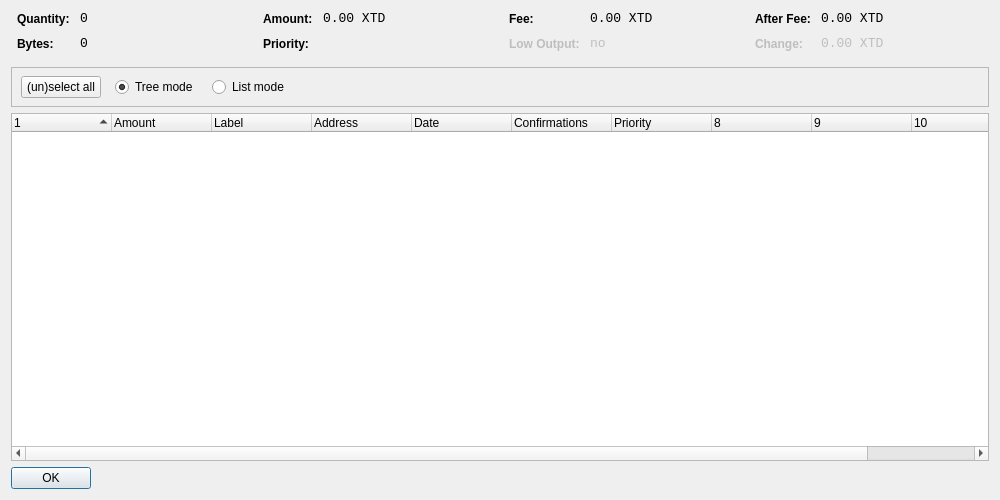
<?xml version="1.0" encoding="UTF-8"?>
<ui version="4.0">
 <class>CoinControlDialog</class>
 <widget class="QDialog" name="CoinControlDialog">
  <property name="geometry">
   <rect>
    <x>0</x>
    <y>0</y>
    <width>1000</width>
    <height>500</height>
   </rect>
  </property>
  <property name="windowTitle">
   <string>Coin Control</string>
  </property>
  <layout class="QVBoxLayout" name="verticalLayout">
   <item>
    <layout class="QHBoxLayout" name="horizontalLayoutTop" stretch="0,0,0,0">
     <property name="topMargin">
      <number>0</number>
     </property>
     <property name="bottomMargin">
      <number>10</number>
     </property>
     <item>
      <layout class="QFormLayout" name="formLayoutCoinControl1">
       <property name="horizontalSpacing">
        <number>10</number>
       </property>
       <property name="verticalSpacing">
        <number>10</number>
       </property>
       <property name="leftMargin">
        <number>6</number>
       </property>
       <property name="rightMargin">
        <number>6</number>
       </property>
       <item row="0" column="0">
        <widget class="QLabel" name="labelCoinControlQuantityText">
         <property name="styleSheet">
          <string notr="true">font-weight:bold;</string>
         </property>
         <property name="text">
          <string>Quantity:</string>
         </property>
        </widget>
       </item>
       <item row="0" column="1">
        <widget class="QLabel" name="labelCoinControlQuantity">
         <property name="font">
          <font>
           <family>Monospace</family>
           <pointsize>10</pointsize>
          </font>
         </property>
         <property name="cursor">
          <cursorShape>IBeamCursor</cursorShape>
         </property>
         <property name="contextMenuPolicy">
          <enum>Qt::ActionsContextMenu</enum>
         </property>
         <property name="text">
          <string notr="true">0</string>
         </property>
         <property name="textInteractionFlags">
          <set>Qt::LinksAccessibleByMouse|Qt::TextSelectableByKeyboard|Qt::TextSelectableByMouse</set>
         </property>
        </widget>
       </item>
       <item row="1" column="0">
        <widget class="QLabel" name="labelCoinControlBytesText">
         <property name="styleSheet">
          <string notr="true">font-weight:bold;</string>
         </property>
         <property name="text">
          <string>Bytes:</string>
         </property>
        </widget>
       </item>
       <item row="1" column="1">
        <widget class="QLabel" name="labelCoinControlBytes">
         <property name="font">
          <font>
           <family>Monospace</family>
           <pointsize>10</pointsize>
          </font>
         </property>
         <property name="cursor">
          <cursorShape>IBeamCursor</cursorShape>
         </property>
         <property name="contextMenuPolicy">
          <enum>Qt::ActionsContextMenu</enum>
         </property>
         <property name="text">
          <string notr="true">0</string>
         </property>
         <property name="textInteractionFlags">
          <set>Qt::LinksAccessibleByMouse|Qt::TextSelectableByKeyboard|Qt::TextSelectableByMouse</set>
         </property>
        </widget>
       </item>
      </layout>
     </item>
     <item>
      <layout class="QFormLayout" name="formLayoutCoinControl2">
       <property name="horizontalSpacing">
        <number>10</number>
       </property>
       <property name="verticalSpacing">
        <number>10</number>
       </property>
       <property name="leftMargin">
        <number>6</number>
       </property>
       <property name="rightMargin">
        <number>6</number>
       </property>
       <item row="0" column="0">
        <widget class="QLabel" name="labelCoinControlAmountText">
         <property name="styleSheet">
          <string notr="true">font-weight:bold;</string>
         </property>
         <property name="text">
          <string>Amount:</string>
         </property>
        </widget>
       </item>
       <item row="0" column="1">
        <widget class="QLabel" name="labelCoinControlAmount">
         <property name="font">
          <font>
           <family>Monospace</family>
           <pointsize>10</pointsize>
          </font>
         </property>
         <property name="cursor">
          <cursorShape>IBeamCursor</cursorShape>
         </property>
         <property name="contextMenuPolicy">
          <enum>Qt::ActionsContextMenu</enum>
         </property>
         <property name="text">
          <string notr="true">0.00 XTD</string>
         </property>
         <property name="textInteractionFlags">
          <set>Qt::LinksAccessibleByMouse|Qt::TextSelectableByKeyboard|Qt::TextSelectableByMouse</set>
         </property>
        </widget>
       </item>
       <item row="1" column="0">
        <widget class="QLabel" name="labelCoinControlPriorityText">
         <property name="styleSheet">
          <string notr="true">font-weight:bold;</string>
         </property>
         <property name="text">
          <string>Priority:</string>
         </property>
        </widget>
       </item>
       <item row="1" column="1">
        <widget class="QLabel" name="labelCoinControlPriority">
         <property name="font">
          <font>
           <family>Monospace</family>
           <pointsize>10</pointsize>
          </font>
         </property>
         <property name="cursor">
          <cursorShape>IBeamCursor</cursorShape>
         </property>
         <property name="contextMenuPolicy">
          <enum>Qt::ActionsContextMenu</enum>
         </property>
         <property name="text">
          <string/>
         </property>
         <property name="textInteractionFlags">
          <set>Qt::LinksAccessibleByMouse|Qt::TextSelectableByKeyboard|Qt::TextSelectableByMouse</set>
         </property>
        </widget>
       </item>
      </layout>
     </item>
     <item>
      <layout class="QFormLayout" name="formLayoutCoinControl3">
       <property name="horizontalSpacing">
        <number>10</number>
       </property>
       <property name="verticalSpacing">
        <number>10</number>
       </property>
       <property name="leftMargin">
        <number>6</number>
       </property>
       <property name="rightMargin">
        <number>6</number>
       </property>
       <item row="0" column="0">
        <widget class="QLabel" name="labelCoinControlFeeText">
         <property name="styleSheet">
          <string notr="true">font-weight:bold;</string>
         </property>
         <property name="text">
          <string>Fee:</string>
         </property>
        </widget>
       </item>
       <item row="0" column="1">
        <widget class="QLabel" name="labelCoinControlFee">
         <property name="font">
          <font>
           <family>Monospace</family>
           <pointsize>10</pointsize>
          </font>
         </property>
         <property name="cursor">
          <cursorShape>IBeamCursor</cursorShape>
         </property>
         <property name="contextMenuPolicy">
          <enum>Qt::ActionsContextMenu</enum>
         </property>
         <property name="text">
          <string notr="true">0.00 XTD</string>
         </property>
         <property name="textInteractionFlags">
          <set>Qt::LinksAccessibleByMouse|Qt::TextSelectableByKeyboard|Qt::TextSelectableByMouse</set>
         </property>
        </widget>
       </item>
       <item row="1" column="0">
        <widget class="QLabel" name="labelCoinControlLowOutputText">
         <property name="enabled">
          <bool>false</bool>
         </property>
         <property name="styleSheet">
          <string notr="true">font-weight:bold;</string>
         </property>
         <property name="text">
          <string>Low Output:</string>
         </property>
        </widget>
       </item>
       <item row="1" column="1">
        <widget class="QLabel" name="labelCoinControlLowOutput">
         <property name="enabled">
          <bool>false</bool>
         </property>
         <property name="font">
          <font>
           <family>Monospace</family>
           <pointsize>10</pointsize>
          </font>
         </property>
         <property name="cursor">
          <cursorShape>IBeamCursor</cursorShape>
         </property>
         <property name="contextMenuPolicy">
          <enum>Qt::ActionsContextMenu</enum>
         </property>
         <property name="text">
          <string notr="true">no</string>
         </property>
         <property name="textInteractionFlags">
          <set>Qt::LinksAccessibleByMouse|Qt::TextSelectableByKeyboard|Qt::TextSelectableByMouse</set>
         </property>
        </widget>
       </item>
      </layout>
     </item>
     <item>
      <layout class="QFormLayout" name="formLayoutCoinControl4">
       <property name="horizontalSpacing">
        <number>10</number>
       </property>
       <property name="verticalSpacing">
        <number>10</number>
       </property>
       <property name="leftMargin">
        <number>6</number>
       </property>
       <property name="rightMargin">
        <number>6</number>
       </property>
       <item row="0" column="0">
        <widget class="QLabel" name="labelCoinControlAfterFeeText">
         <property name="styleSheet">
          <string notr="true">font-weight:bold;</string>
         </property>
         <property name="text">
          <string>After Fee:</string>
         </property>
        </widget>
       </item>
       <item row="0" column="1">
        <widget class="QLabel" name="labelCoinControlAfterFee">
         <property name="font">
          <font>
           <family>Monospace</family>
           <pointsize>10</pointsize>
          </font>
         </property>
         <property name="cursor">
          <cursorShape>IBeamCursor</cursorShape>
         </property>
         <property name="contextMenuPolicy">
          <enum>Qt::ActionsContextMenu</enum>
         </property>
         <property name="text">
          <string notr="true">0.00 XTD</string>
         </property>
         <property name="textInteractionFlags">
          <set>Qt::LinksAccessibleByMouse|Qt::TextSelectableByKeyboard|Qt::TextSelectableByMouse</set>
         </property>
        </widget>
       </item>
       <item row="1" column="0">
        <widget class="QLabel" name="labelCoinControlChangeText">
         <property name="enabled">
          <bool>false</bool>
         </property>
         <property name="styleSheet">
          <string notr="true">font-weight:bold;</string>
         </property>
         <property name="text">
          <string>Change:</string>
         </property>
        </widget>
       </item>
       <item row="1" column="1">
        <widget class="QLabel" name="labelCoinControlChange">
         <property name="enabled">
          <bool>false</bool>
         </property>
         <property name="font">
          <font>
           <family>Monospace</family>
           <pointsize>10</pointsize>
          </font>
         </property>
         <property name="cursor">
          <cursorShape>IBeamCursor</cursorShape>
         </property>
         <property name="contextMenuPolicy">
          <enum>Qt::ActionsContextMenu</enum>
         </property>
         <property name="text">
          <string notr="true">0.00 XTD</string>
         </property>
         <property name="textInteractionFlags">
          <set>Qt::LinksAccessibleByMouse|Qt::TextSelectableByKeyboard|Qt::TextSelectableByMouse</set>
         </property>
        </widget>
       </item>
      </layout>
     </item>
    </layout>
   </item>
   <item>
    <widget class="QFrame" name="frame">
     <property name="minimumSize">
      <size>
       <width>0</width>
       <height>40</height>
      </size>
     </property>
     <property name="frameShape">
      <enum>QFrame::StyledPanel</enum>
     </property>
     <property name="frameShadow">
      <enum>QFrame::Sunken</enum>
     </property>
     <widget class="QWidget" name="horizontalLayoutWidget">
      <property name="geometry">
       <rect>
        <x>10</x>
        <y>0</y>
        <width>781</width>
        <height>41</height>
       </rect>
      </property>
      <layout class="QHBoxLayout" name="horizontalLayoutPanel" stretch="0,0,0,0,0">
       <property name="spacing">
        <number>14</number>
       </property>
       <item>
        <widget class="QPushButton" name="pushButtonSelectAll">
         <property name="sizePolicy">
          <sizepolicy hsizetype="Maximum" vsizetype="Fixed">
           <horstretch>0</horstretch>
           <verstretch>0</verstretch>
          </sizepolicy>
         </property>
         <property name="text">
          <string>(un)select all</string>
         </property>
        </widget>
       </item>
       <item>
        <widget class="QRadioButton" name="radioTreeMode">
         <property name="sizePolicy">
          <sizepolicy hsizetype="Maximum" vsizetype="Fixed">
           <horstretch>0</horstretch>
           <verstretch>0</verstretch>
          </sizepolicy>
         </property>
         <property name="text">
          <string>Tree mode</string>
         </property>
         <property name="checked">
          <bool>true</bool>
         </property>
        </widget>
       </item>
       <item>
        <widget class="QRadioButton" name="radioListMode">
         <property name="sizePolicy">
          <sizepolicy hsizetype="Maximum" vsizetype="Fixed">
           <horstretch>0</horstretch>
           <verstretch>0</verstretch>
          </sizepolicy>
         </property>
         <property name="text">
          <string>List mode</string>
         </property>
        </widget>
       </item>
       <item>
        <spacer name="horizontalSpacer">
         <property name="orientation">
          <enum>Qt::Horizontal</enum>
         </property>
         <property name="sizeHint" stdset="0">
          <size>
           <width>40</width>
           <height>20</height>
          </size>
         </property>
        </spacer>
       </item>
      </layout>
     </widget>
    </widget>
   </item>
   <item>
    <widget class="CoinControlTreeWidget" name="treeWidget">
     <property name="contextMenuPolicy">
      <enum>Qt::CustomContextMenu</enum>
     </property>
     <property name="sortingEnabled">
      <bool>false</bool>
     </property>
     <property name="columnCount">
      <number>11</number>
     </property>
     <attribute name="headerShowSortIndicator" stdset="0">
      <bool>true</bool>
     </attribute>
     <attribute name="headerStretchLastSection">
      <bool>false</bool>
     </attribute>
     <column>
      <property name="text">
       <string/>
      </property>
     </column>
     <column>
      <property name="text">
       <string>Amount</string>
      </property>
     </column>
     <column>
      <property name="text">
       <string>Label</string>
      </property>
     </column>
     <column>
      <property name="text">
       <string>Address</string>
      </property>
     </column>
     <column>
      <property name="text">
       <string>Date</string>
      </property>
     </column>
     <column>
      <property name="text">
       <string>Confirmations</string>
      </property>
      <property name="toolTip">
       <string>Confirmed</string>
      </property>
     </column>
     <column>
      <property name="text">
       <string>Priority</string>
      </property>
     </column>
     <column>
      <property name="text">
       <string/>
      </property>
     </column>
     <column>
      <property name="text">
       <string/>
      </property>
     </column>
     <column>
      <property name="text">
       <string/>
      </property>
     </column>
     <column>
      <property name="text">
       <string/>
      </property>
     </column>
    </widget>
   </item>
   <item>
    <widget class="QDialogButtonBox" name="buttonBox">
     <property name="sizePolicy">
      <sizepolicy hsizetype="Maximum" vsizetype="Fixed">
       <horstretch>0</horstretch>
       <verstretch>0</verstretch>
      </sizepolicy>
     </property>
     <property name="orientation">
      <enum>Qt::Horizontal</enum>
     </property>
     <property name="standardButtons">
      <set>QDialogButtonBox::Ok</set>
     </property>
    </widget>
   </item>
  </layout>
 </widget>
 <customwidgets>
  <customwidget>
   <class>CoinControlTreeWidget</class>
   <extends>QTreeWidget</extends>
   <header>coincontroltreewidget.h</header>
  </customwidget>
 </customwidgets>
 <resources/>
 <connections/>
</ui>
